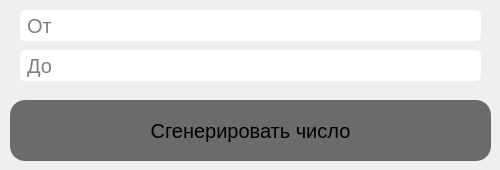
<?xml version="1.0" encoding="UTF-8"?>
<ui version="4.0">
 <class>MainWindow</class>
 <widget class="QMainWindow" name="MainWindow">
  <property name="geometry">
   <rect>
    <x>0</x>
    <y>0</y>
    <width>500</width>
    <height>170</height>
   </rect>
  </property>
  <property name="windowTitle">
   <string>MainWindow</string>
  </property>
  <property name="styleSheet">
   <string notr="true">QPushButton {
	border-radius: 15px;
	background-color: rgb(106, 108, 108);
}

QPushButton::hover {
	background-color: rgb(176, 178, 178);
}

QLineEdit {
	padding-left: 5px;
	border-radius: 5px;
}</string>
  </property>
  <widget class="QWidget" name="centralwidget">
   <widget class="QPushButton" name="pushButton">
    <property name="geometry">
     <rect>
      <x>10</x>
      <y>100</y>
      <width>481</width>
      <height>61</height>
     </rect>
    </property>
    <property name="font">
     <font>
      <pointsize>15</pointsize>
     </font>
    </property>
    <property name="cursor">
     <cursorShape>PointingHandCursor</cursorShape>
    </property>
    <property name="styleSheet">
     <string notr="true"/>
    </property>
    <property name="text">
     <string>Сгенерировать число</string>
    </property>
   </widget>
   <widget class="QLineEdit" name="lineEdit">
    <property name="geometry">
     <rect>
      <x>20</x>
      <y>10</y>
      <width>461</width>
      <height>31</height>
     </rect>
    </property>
    <property name="font">
     <font>
      <pointsize>15</pointsize>
     </font>
    </property>
    <property name="placeholderText">
     <string>От</string>
    </property>
   </widget>
   <widget class="QLineEdit" name="lineEdit_2">
    <property name="geometry">
     <rect>
      <x>20</x>
      <y>50</y>
      <width>461</width>
      <height>31</height>
     </rect>
    </property>
    <property name="font">
     <font>
      <pointsize>15</pointsize>
     </font>
    </property>
    <property name="placeholderText">
     <string>До</string>
    </property>
   </widget>
  </widget>
 </widget>
 <resources/>
 <connections/>
</ui>
